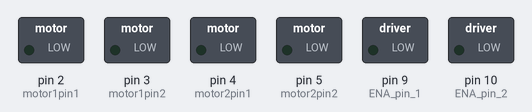
This sketch was run on a simulated Arduino Uno, built with avr-gcc and run on an emulated ATmega328P. Shown: switched loads named in the sketch (green lamp = pin HIGH). What the sketch prints to the serial monitor is not drawn.

Above: at 0.05 s.
At 6.55 s:
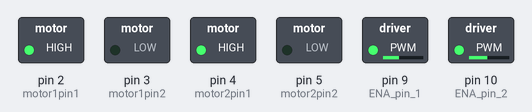
At 13.1 s:
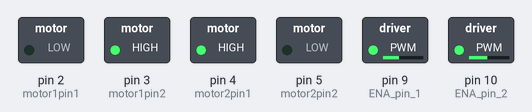
Timing chart, 0 to 15.1 s (numbered marks = the images above):
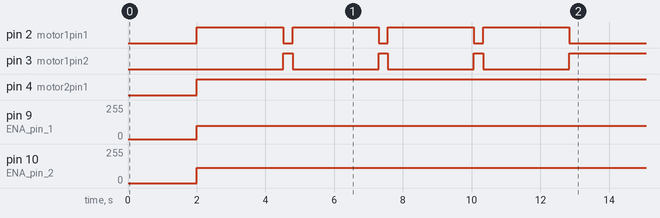

Measured:
- by itself, pin 2 (motor1pin1): repeats every 13.1 s: LOW 0.26 s, 2 × (HIGH 2.5 s, LOW 0.27 s), HIGH 2.5 s, LOW 2.3 s, HIGH 2.5 s
- by itself, pin 3 (motor1pin2): repeats every 13.1 s: 2 × (LOW 2.5 s, HIGH 0.27 s), LOW 2.5 s, HIGH 2.3 s, LOW 2.5 s, HIGH 0.26 s
- by itself, pin 4 (motor2pin1): LOW → HIGH at 2.0 s
- by itself, pin 9 (ENA_pin_1): 0/255 → 100/255 at 2.0 s
- by itself, pin 10 (ENA_pin_2): 0/255 → 115/255 at 2.0 s

The sketch:

robot_square_run.ino
```cpp
//1st motor
int motor1pin1 = 2;
int motor1pin2 = 3;
//2nd motor
int motor2pin1 = 4;
int motor2pin2 = 5;

int ENA_pin_1=9;
int ENA_pin_2=10;

int speed_EN_1 = 100; // just change the speed, both sides must not be equal
int speed_EN_2 = 115;

unsigned long level_time= 0;

unsigned long time_go_right = 275; //time for rotation to the right, 90 degree
unsigned long myMeter = 2500; //time to go 1 meter

void setup() {
  Serial.begin(9600);
  pinMode(motor1pin1, OUTPUT);
  pinMode(motor1pin2, OUTPUT);
  pinMode(motor2pin1, OUTPUT);
  pinMode(motor2pin2, OUTPUT);
  pinMode(ENA_pin_1, OUTPUT);
  pinMode(ENA_pin_2, OUTPUT);
}

void go_forward(int pos_1 = HIGH, int pos_2 = LOW) {
  //clockwise + clockwise,
  digitalWrite(motor1pin1, pos_1);
  digitalWrite(motor1pin2, pos_2);

  digitalWrite(motor2pin1, pos_1);
  digitalWrite(motor2pin2, pos_2);
}

void go_back(int pos_1 = HIGH, int pos_2 = LOW) {
  //anti-clockwise + anti-clockwise
  go_forward(pos_2, pos_1);
}

void go_right(int pos_1 = LOW, int pos_2 = HIGH) {
  //clockwise + anti-clockwise
  digitalWrite(motor1pin1, pos_1);
  digitalWrite(motor1pin2, pos_2);

  digitalWrite(motor2pin1, pos_2);
  digitalWrite(motor2pin2, pos_1);
}

void go_left(int pos_1 = LOW, int pos_2 = HIGH) {
  //anti-clockwise + clockwise
  go_right(pos_2, pos_1);
}

// future optimisation
//void go_forward_right(unsigned long start_time, unsigned long level_time) {
//  while (millis() - start_time < myMeter + level_time) {
//    Serial.println("FORWARD");
//    go_forward();
//  }
//
//  while(millis() - start_time < myMeter + time_go_right + level_time) {
//    Serial.println("RIGHT");
//    go_right();
//  }
//}

void loop() {
  // time to connect a cabel to battery
  delay(2000);
  analogWrite(ENA_pin_1, speed_EN_1);
  analogWrite(ENA_pin_2, speed_EN_2);

  unsigned long start_time = millis();
 //1st
  while (millis() - start_time < myMeter) {
    Serial.println("1 FORWARD");
    Serial.println(millis());
    go_forward();
  }

  while(millis() - start_time  < myMeter + time_go_right) {
    Serial.println("1 RIGHT");
    go_right();
  }

  //2nd
  level_time = myMeter + time_go_right; //time of go_forward+go_right
  while (millis() - start_time < myMeter + level_time) {
     Serial.println("2 FORWARD");
    go_forward();
  }

  while(millis() - start_time < myMeter + time_go_right + level_time) {
    Serial.println("2 RIGHT");
    go_right();
  }

  //3rd
  level_time = myMeter + time_go_right; //time of go_forward+go_right
  level_time = level_time * 2;
  while (millis() - start_time < myMeter + level_time) {
     Serial.println("3 FORWARD");
    go_forward();
  }

  while(millis() - start_time < myMeter + time_go_right + level_time) {
    Serial.println("3 RIGHT");
    go_right();
  }

  //4th
  level_time = myMeter + time_go_right; //time of go_forward+go_right
  level_time = level_time * 3;
  while (millis() - start_time < myMeter + level_time) {
     Serial.println("4 FORWARD");
    go_forward();
  }

  while(millis() - start_time < myMeter + time_go_right + level_time) {
    Serial.println("4 RIGHT");
    go_right();
  }

}
```
